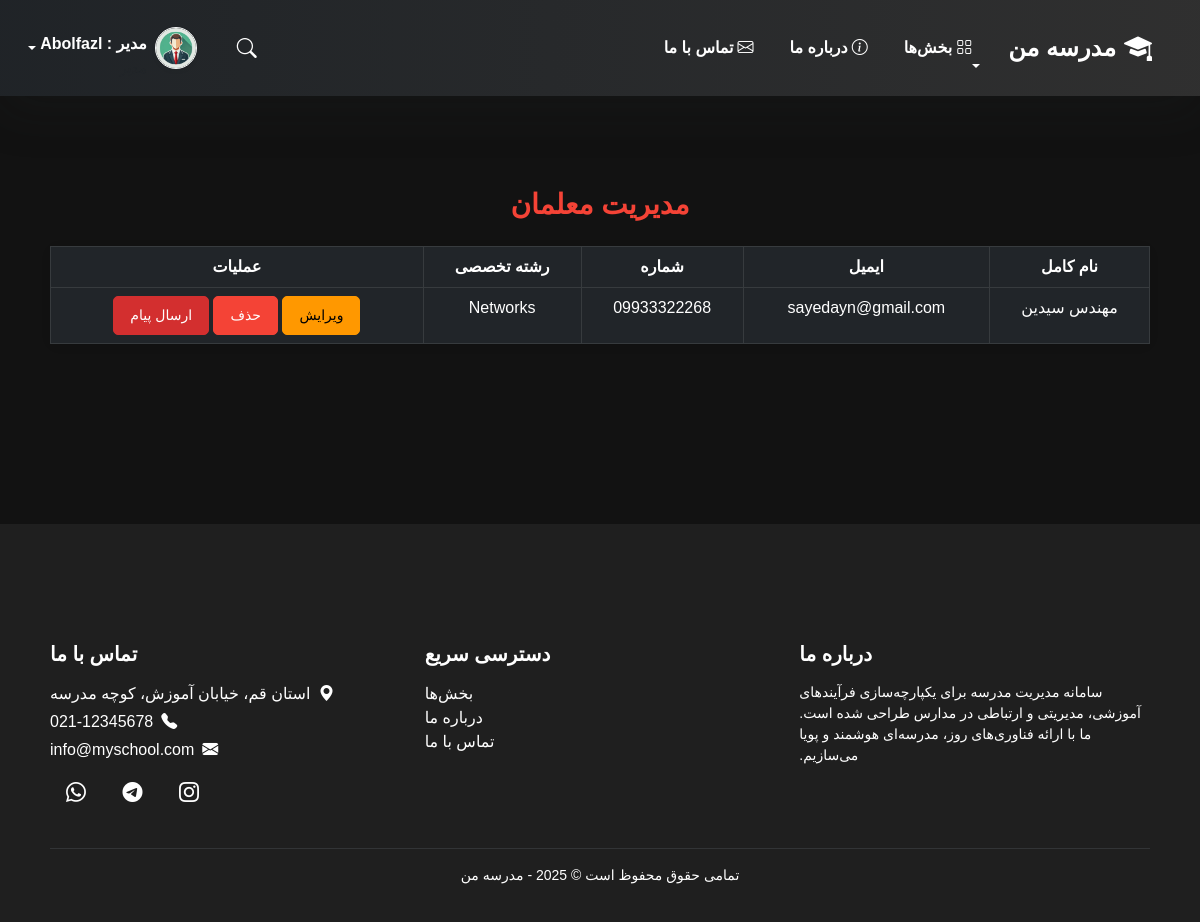
The page /manage-teachers/ (signed in) on the database as committed earlier.
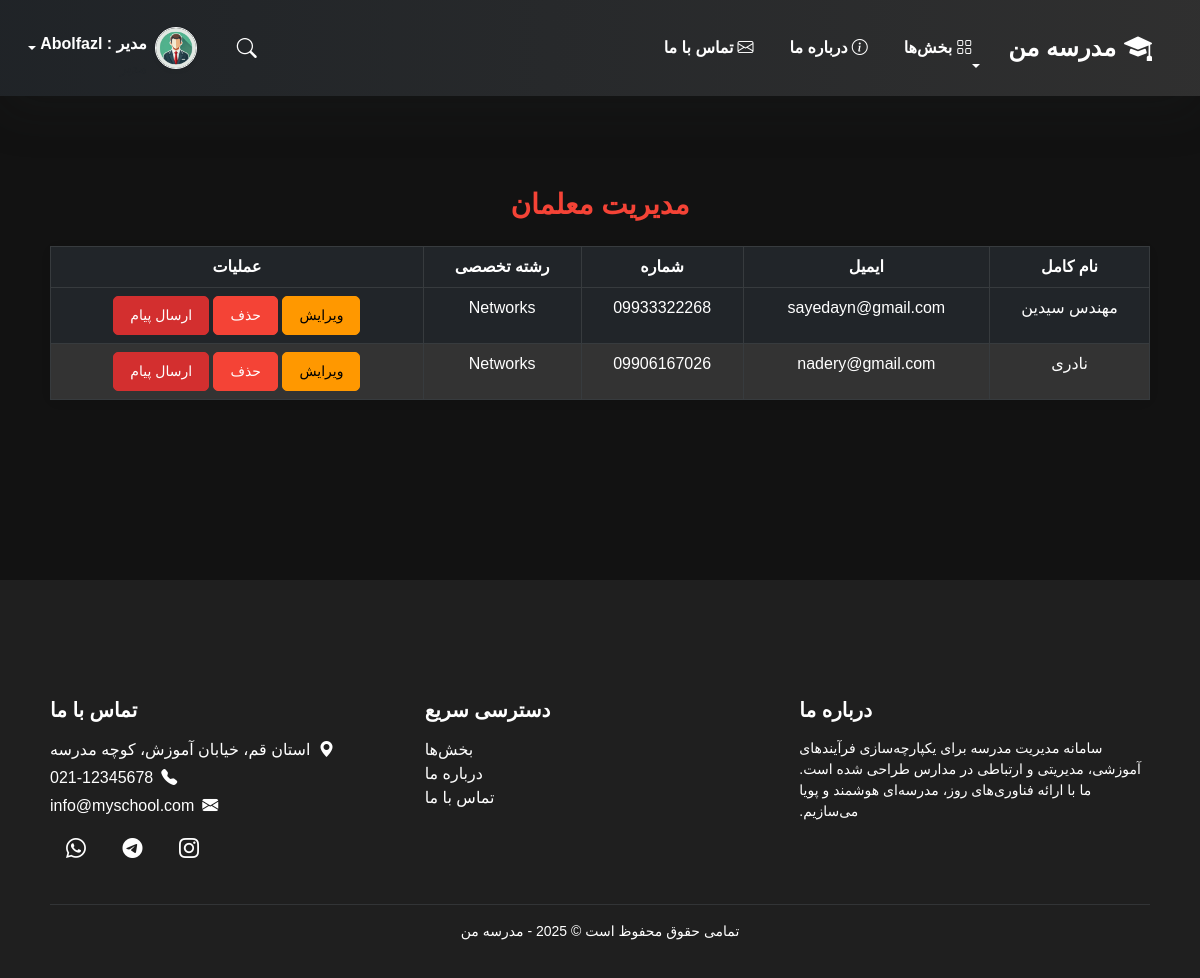
The same page on the database as committed later.
### school_app/models.py (models this page shows, shortened)
class CustomUser(AbstractUser):
    ROLE_CHOICES = [
        ('student', 'دانش‌آموز'),
        ('teacher', 'معلم'),
        ('admin', 'مدیر'),
        ('assistant', 'معاون'),
    ]
    Educational_base_CHOICES = [
        ('Electricity', 'برق'),
        ('Networks', 'شبکه'),
        ('Electronics', 'الکترونیک'),
    ]
    full_name = models.CharField("نام کامل", max_length=100)
    email = models.EmailField("ایمیل", unique=True)
    phone = models.CharField("شماره تماس", max_length=15)
    grade = models.CharField("پایه تحصیلی", max_length=20)
    role = models.CharField("نقش", max_length=10, choices=ROLE_CHOICES, default='student')
    educational_base = models.CharField("رشته تحصیلی", max_length=20, choices=Educational_base_CHOICES, default='Networks')
    class Meta:
        verbose_name = "کاربر"
        verbose_name_plural = "کاربران"

### school_app/views.py (the view, shortened to what this page needs)
# urls.py: path('manage-teachers/', views.admin_manage_teachers, name='admin_manage_teachers'),
@login_required
@user_passes_test(lambda u: u.role == 'admin')  # فقط برای مدیران
def admin_manage_teachers(request):
    teachers = CustomUser.objects.filter(role='teacher')
    return render(request, 'admin_manage_teachers.html', {
        'teachers': teachers,
        'edit_form': CustomUserForm(),
        'message_form': PrivateMessageForm(),
    })

### templates/admin_manage_teachers.html (shortened to what this page needs)
{% load static %}
{% include "header.html" %}
<br><br><br><br><br><br>
<div class="container mt-4" dir="rtl">
    <center><h2 class="mb-4 mx-auto">مدیریت معلمان</h2></center>
    <table class="table table-dark table-bordered table-hover" dir="rtl">
        <thead>
            <tr>
                <th class="text-white">نام کامل</th>
                <th class="text-white">ایمیل</th>
                <th class="text-white">شماره</th>
                <th class="text-white">رشته تخصصی</th>
                <th class="text-white">عملیات</th>
            </tr>
        </thead>
        <tbody>
            {% for teacher in teachers %}
            <tr>
                <td class="text-white">{{ teacher.full_name }}</td>
                <td class="text-white">{{ teacher.email }}</td>
                <td class="text-white">{{ teacher.phone }}</td>
                <td class="text-white">{{ teacher.educational_base }}</td>
                <td class="text-white">
                    <button class="btn btn-sm btn-warning" data-toggle="modal" data-target="#editModal{{ teacher.id }}">ویرایش</button>
                    <button class="btn btn-sm btn-danger" data-toggle="modal" data-target="#deleteModal{{ teacher.id }}">حذف</button>
                    <button class="btn btn-sm btn-primary" data-toggle="modal" data-target="#messageModal{{ teacher.id }}">ارسال پیام</button>
                </td>
            </tr>
            {% endfor %}
        </tbody>
    </table>
</div>
<br><br><br><br>
{% include "footer.html" %}

Rows that differ between the two databases and show on the page:
now on this page (row edited): CustomUser: full_name "نادری", email "nadery@gmail.com", phone "09906167026", educational_base "Networks"
